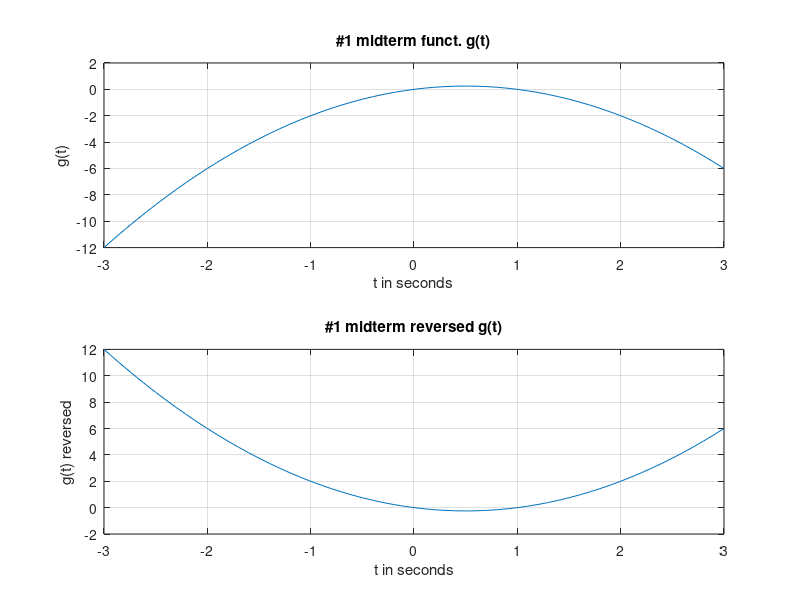

The MATLAB source for this figure: (Note: this script raises an error after producing the figure.)
clc
clear

load Prob1Monday.mat

DT = 0.1;
%L = length(g);
%LH = (L-1)/2;
%n = -LH:1:LH;
%t = n*DT;

figure;
subplot(2,1,1)
plot(t, g)
title('#1 midterm funct. g(t)')
ylabel('g(t)')
xlabel('t in seconds')
%axis([-3 3 -4 4])
grid on

g_rev = -g;
subplot(2,1,2)
plot(t,g_rev)
title('#1 midterm reversed g(t)')
ylabel('g(t) reversed')
xlabel('t in seconds')
grid on
%axis([-3 3 -4 4])
%%%%%%%%%%%%%%%%%%%%%%%%%%%%%%%%%%%%%%%%%%%%%%%%%%%%%%%%%%%%%%%%%%%%%%%%%%

syms x(t)
x(t) = 3*(t+2)*heaviside(t+2)-3*(t+1)*heaviside(t+1)-4*heaviside(t-1)+heaviside(t-3);
v = -5:0.01:8;
y = double(x(v));
figure;
plot(v,y);
title('Analytical form')
xlabel('t in seconds')
ylabel('x(t)')



